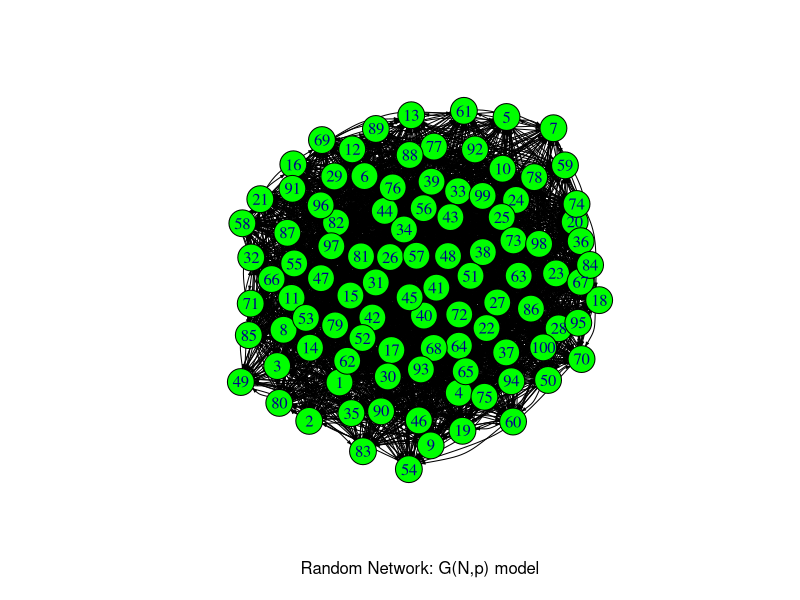

Generate this figure with R: (Note: a time limit stopped this script after it produced the figure.)
# Author: Reza Sadeghi
# Email: reza@knoesis.org; sadeghi.2@wright.edu
# Date: 4/3/2018
# Description: ER-model characterization
library(igraph)
n=100
p=0.3
g=NULL
g <- erdos.renyi.game(n, p, type = "gnp", directed=T, loops = FALSE)
#vertex.label= NA
plot(g, edge.arrow.size=.2, edge.color="black", edge.curved=0.3, vertex.color="green",  xlab = "Random Network: G(N,p) model")

n=20
experiment=100
p=seq(0,1,0.001)
test=rep(0,length(p))
AvgCCS=rep(0,length(p))
AvgLCCS=rep(0,length(p))
for (Np in 1:length(p)){
  cycle=rep(0,experiment)
  AvgCC=rep(0,experiment)
  LCC=rep(0,experiment)
  for (ex in 1:experiment){
    g <- erdos.renyi.game(n, p[Np], type = "gnp", directed=T)
    cycle[ex]<-1-is_dag(g)
    output<-clusters(g)
    AvgCC[ex]<-mean(output$csize)
    LCC[ex]<-max(output$csize)
  }
  test[Np]=sum(cycle)/experiment
  AvgCCS[Np]=mean(AvgCC)
  AvgLCCS[Np]=mean(LCC)
}
plot(test ,xaxt="n",bty="n", xlab = "The probability", ylab = " The proportion of graphs with at least on cycle")
#axis(1, at=1:1001, labels=p, lwd = 3)
axis(1, at=seq(1,1001,100), labels=seq(0,1,0.1), lwd = 3)
axis(side=2,at=seq(0,1,0.2),lwd=3)
abline(v = which(p==1/n), col = "blue", lwd = 2)

plot(AvgCCS ,xaxt="n",bty="n", xlab = "The probability", ylab = "The average connected component size")
#axis(1, at=1:1001, labels=p, lwd = 3)
axis(1, at=seq(1,1001,100), labels=seq(0,1,0.1), lwd = 3)
axis(side=2,at=seq(0,20,5),lwd=3)
abline(v=c(which(p==1/n),which(p==(1-.2)/n)), col=c("blue", "red"), lty=c(1,2), lwd=c(1, 3))

plot(AvgLCCS ,xaxt="n",bty="n", xlab = "The probability", ylab = "The average size of the largest connected component")
#axis(1, at=1:1001, labels=p, lwd = 3)
axis(1, at=seq(1,1001,100), labels=seq(0,1,0.1), lwd = 3)
axis(side=2,at=seq(0,20,5),lwd=3)
abline(v=c(which(p==1/n),which(p==(1+.2)/n)), col=c("blue", "red"), lty=c(1,2), lwd=c(1, 3))
